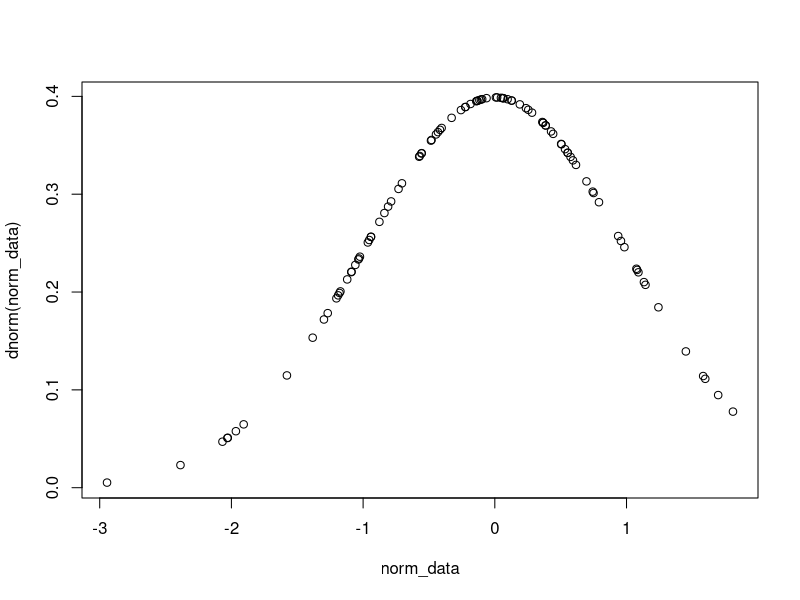
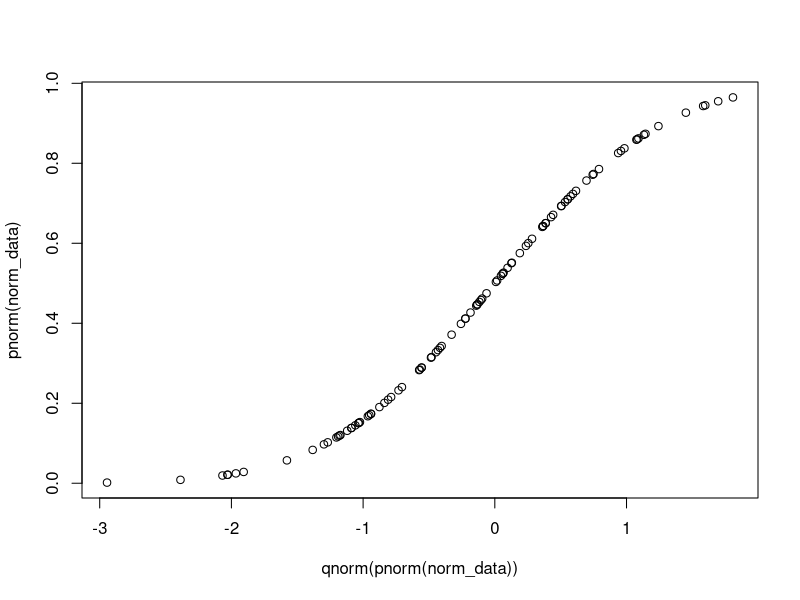

Source code (R) for these figures, in order:
## ---- chunk 1
## 建議在此載入會使用的已安裝套件
knitr::opts_chunk$set(echo = TRUE) ## 文件內所有chunk的預設模式:顯示程式碼與執行結果
if(!require(dplyr)){  ## 如果套件未安裝，先執行安裝再載入
  install.packages("dplyr")  ## 執行前安裝套件
  library(dplyr)             ## 載入套件
} else {  ## 如果套件已經安裝，直接執行載入
  library(dplyr)             ## 載入套件
}
## ---- chunk 2
data(iris)
## ---- chunk 3
class(iris) ## 顯示物件型態
str(iris)   ## 顯示物作型態與資料結果
## ---- chunk 4
# 讀取格式化分欄的純文字檔
big5_01 <- read.table(file = "../data/5factor.txt", header = TRUE)
head(big5_01)

# 讀取逗號分欄的純文字檔
big5_02 <- read.csv(file = "../data/5factor.csv")
head(big5_02)
## ---- chunk 5
## 建議增加參數row.names = FALSE
## 寫入格式化分欄的純文字檔
write.table(head(big5_01), file = "big5_head.txt",row.names = FALSE)
## 寫入逗號分欄的純文字檔
write.csv(head(big5_02), file = "big5_head.csv",row.names = FALSE)
## ---- chunk 6
## 指派數值
a <- "apple"
## 建立函式
square <- function(x){
  squared = x*x
  return(squared)
}
## 檢視函式執行效果
square(7)
## ---- chunk 7
x1 <- c(2,4,6)              #直接列出數值
x2 <- 2:6                   #製造連續數值
x3 <- seq(2, 3, by = 0.5)   #製造連續數值
x4 <- rep(1:2, times=3)     #製造重覆數值
names(x2) <- c("apple","banana","orange","lemon","papaja") #為數值命名
## ---- chunk 8
sort(x4)   # 回傳排序的數值 
rev(x4)    # 顛倒數值順序 
table(x4)  # 表列數值次數
unique(x4) # 查看數值種類
## ---- chunk 9
x2[4]      # 第四位數值
x2[-4]     # 第四位之外的數值
x2[2:4]    # 第二到第四位數值
x2[-(2:4)]  # 第二到第四位之外的數值
x2[c(1,5)]  # 第一位和第五位數值
## ---- chunk 10
x3[x3==3]            # 等於3的數值
x3[which(x3==3)]     # 等於3的數值
x3[x3<3]             # 小於3的數值
x3[x3 %in% c(1,2,5)] # 符合集合{1, 2, 5}的數值
## ---- chunk 11
x2['apple']          # 命名是'apple'的數值
## ---- chunk 12
x <- 1:4

for (i in x) {
  j <- i + 10
  print(j)
}
## ---- chunk 13
i <- 1

while (i < 5) {
  print(i)
  i <- i + 1
}
## ---- chunk 14
i <- 6

if (i > 3) {
  print('Yes')
} else {
  print('No')
}
## ---- chunk 15
square <- function(x){
  squared = x*x
  return(squared)
}

square(7)
## ---- chunk 16
m <- matrix(c(1:3,c(2,1,6),c(3,6,1)),nc=3)
m
n <- 0:2
n
## ---- chunk 17
m[2,] ## 取得第2列數值
m[,1] ## 取得第1欄數值
m[2,3] ## 取得第 2 列第 3 欄數值
## ---- chunk 18
t(m) ## 轉置矩陣
m %*% n ## 矩陣內積
solve(m,n) ## 解聯立方程式, m必須是對角矩陣
## ---- chunk 19
x <- c("Donald", "Trump")
y <- c("Joe","Biden")
paste(x,y,sep = "")
paste(x, collapse ='')
grep(pattern="D", x)
toupper(x)
tolower(x)
nchar(x)
## ---- chunk 20
x<-rep(1:4,each=25) 
factor(x)  ## 將向量轉換成因子，設定層次(levels)及層次順序
x<-1:100
cut(x,4)   ## 指定切割區間數，將向量轉換成因子
## ---- chunk 21
df <- data.frame(x = 1:10, y = letters[1:10])
df$x     ## 索引x欄位數值
df[[2]]  ## 索引第2欄數值

df[,2]   ## 索引第2欄數值
df[2,]   ## 索引第2列數值
df[2,2]  ## 索引第2欄,第2列數值

head(df) ## 列印首6列數值
## ---- chunk 22
z <- runif(10)  ## 製造新欄位資料
d <- c(11,letters[11],runif(1))  ## 製造新列資料
df = cbind(df,z)
df
df = rbind(df,d)
df
## ---- chunk 23
l<-list(x= 1:5,
        y= c('a','b'),
        z= df)

l[[2]]      ## 取得第二個物件數值 
l[3]        ## 取得列表第三個物件名稱與數值
l$x         ## 取得列表x物件數值
l['z']      ## 取得列表z物件名稱與數值
## ---- chunk 24
x <- runif(10)
y <- rnorm(10)

log(x)	          ##自然對數  
exp(x)	          ##自然指數  
max(x)	          ##最大值
min(x)	          ##最小值
round(exp(x), 2)  ##顯示數值到小數點第2位
signif(log(x), 3) ##小數點第3位起簡寫數值
quantile(x)       ##百分位數
rank(x)           ##次序位數
sum(x)            ##總和  
mean(x)           ##平均
median(x)         ##中位數
var(x)            ##樣本變異數
sd(x)             ##樣本標準差
cor(x,y)          ##相關
## ---- chunk 25
prop.test(x,seq(10,100,by=10))   ## 分組平均比例顯著性考驗
t.test(x,y)                      ## 獨立分組平均數 t檢定
group <- factor(rep(c("a","b","c"),c(3,3,4) ))
pairwise.t.test(x,group)    ## 計算t檢定的相依樣本變數相關性

aov.1 <- aov(x~group)                ## 變異數分析
lm.1 <- lm(x~group)                 ## 線性模型
glm.1 <- glm(x~group)                ## 通用線性模型

summary(aov.1)                   ## 簡報變異數分析, 線性模型, 通用線性模型
## ---- chunk 26
##常態分佈
norm_data <- rnorm(100)   ## 製造隨機變數
pnorm(norm_data)          ## 累積機率函數
dnorm(norm_data)          ## 機率密度函數
qnorm(pnorm(norm_data))   ## 量數 = 隨機變數

## ---- chunk 27
plot(dnorm(norm_data)~norm_data)  ## 視覺化機率密度函數
plot(pnorm(norm_data)~qnorm(pnorm(norm_data)))  ## 視覺化累積機率函數
